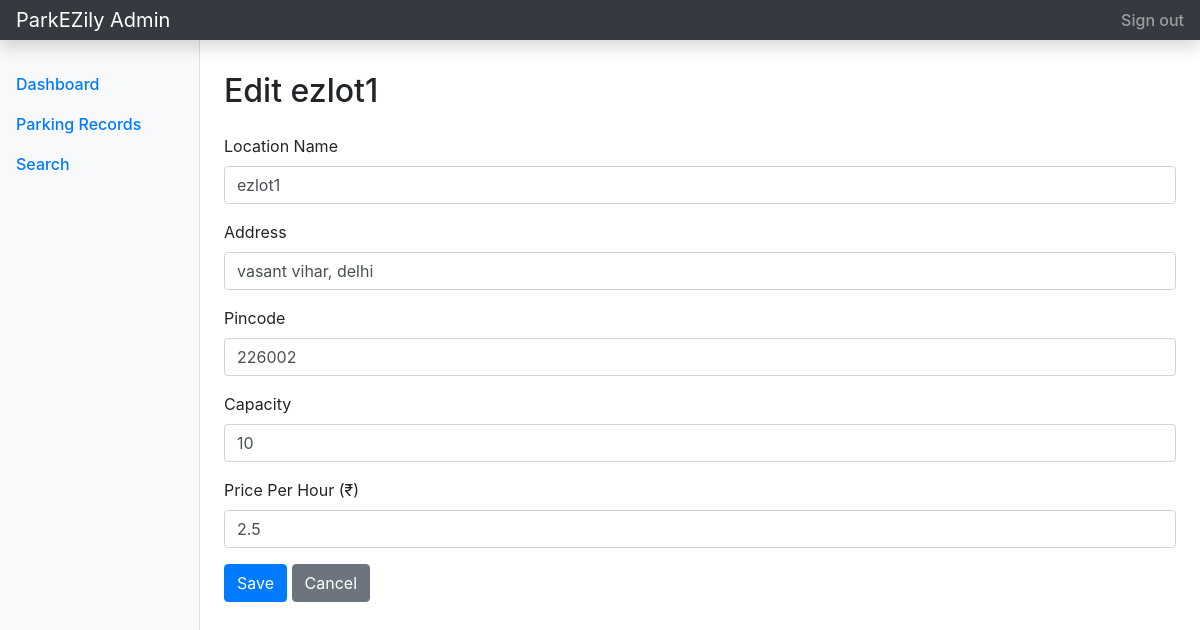
The page /admin/lot/update/1 (signed in) on the database its author committed.
### tables this page shows
CREATE TABLE parking_lot (
        id INTEGER PRIMARY KEY AUTOINCREMENT,
        location_name TEXT NOT NULL,
        address TEXT NOT NULL,
        price_per_hour REAL NOT NULL,
        pin_code TEXT NOT NULL,
        max_spots INTEGER NOT NULL
    );

### controllers/admin.py (the view, shortened to what this page needs)
@adm_bp.route('/admin/lot/update/<int:lot_id>', methods=['GET', 'POST'])
@login_req
def update_lot(lot_id):
    db = get_db()
    lot = db.execute('SELECT * FROM parking_lot WHERE id = ?', (lot_id,)).fetchone()
    db.close()
    return render_template('admin/edit_lot.html', lot=lot)

### controllers/admin.py (called while the page is built)
def get_db():
    db = sqlite3.connect(DB_FILE)
    db.row_factory = sqlite3.Row
    return db

def login_req(f):
    @wraps(f)
    def wrapper(*args, **kwargs):
        if 'user_role' not in session or session['user_role'] != 'admin':
            flash('Admin access is required for this page.', 'danger')
            return redirect(url_for('auth.login')) # CHANGE THIS LINE
        return f(*args, **kwargs)
    return wrapper

### templates/admin/edit_lot.html (shortened to what this page needs)
{% extends 'admin/admin_base.html' %}
{% block admin_main %}
<h1 class="h2">Edit {{ lot.location_name }}</h1>
<form method="POST" class="mt-4">
    <div class="form-group"><label>Location Name</label><input type="text" name="name" class="form-control" value="{{ lot.location_name }}" required pattern="^(?=.*[a-zA-Z]{3,})[a-zA-Z0-9\s]+$" title="Must contain at least 3 letters and can include numbers."></div>
    <div class="form-group"><label>Address</label><input type="text" name="addr" class="form-control" value="{{ lot.address }}" required pattern="^(?=.*[a-zA-Z]{3,})[a-zA-Z0-9\s,\-]+$" title="Must contain at least 3 letters and can include numbers."></div>
    <div class="form-group"><label>Pincode</label><input type="text" name="pin" class="form-control" value="{{ lot.pin_code }}" required pattern="[0-9]{6}" title="Pincode must be exactly 6 digits."></div>
    <div class="form-group"><label>Capacity</label><input type="number" name="cap" class="form-control" value="{{ lot.max_spots }}" required min="1"></div>
    <div class="form-group"><label>Price Per Hour (₹)</label><input type="number" name="cost" class="form-control" value="{{ lot.price_per_hour }}" required step="0.01" min="0"></div>
    <button type="submit" class="btn btn-primary">Save</button>
    <a href="{{ url_for('admin.dashboard') }}" class="btn btn-secondary">Cancel</a>
</form>
{% endblock %}

### rows shown on the page
parking_lot: location_name "ezlot1", name "ezlot1", addr "vasant vihar, delhi", pin "226002", cap "10", cost "2.5"
